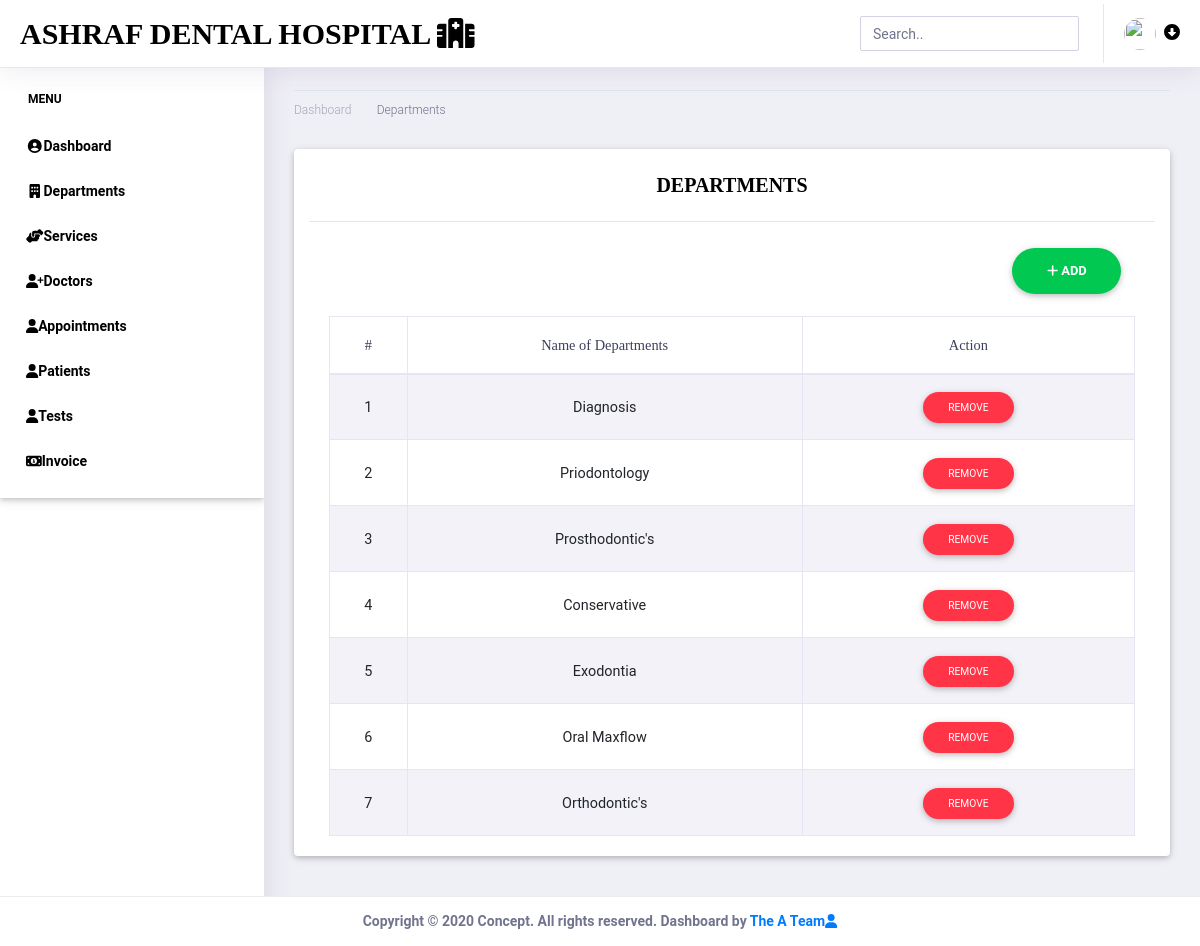
The app's page /department/ (signed in) with its own data.
### department_app/models.py (models this page shows, shortened)
class Department(models.Model):
    name = models.CharField(max_length=128)

### department_app/views.py (the view)
# urls.py: path('department/', include('department_app.urls')),
@login_required(login_url="/")
def department(request):
    d = Department.objects.all()
    serial = list()
    for i in range(1, len(d)+1):
        serial.append(i)
    foo = zip(d, serial)
    context = {'department': foo}
    return render(request, 'department.html',context)

### templates/department.html (shortened to what this page needs)
<!doctype html>
<html lang="en">
<head>
    <link rel="stylesheet" href="/static/assets/vendor/bootstrap/css/bootstrap.min.css">
    <link href="/static/assets/vendor/fonts/circular-std/style.css" rel="stylesheet">
    <link rel="stylesheet" href="/static/assets/libs/css/style.css">
    <link rel="stylesheet" href="/static/assets/vendor/fonts/fontawesome/css/fontawesome-all.css">
    <link rel="stylesheet" href="/static/assets/vendor/charts/chartist-bundle/chartist.css">
    <link rel="stylesheet" href="/static/assets/vendor/charts/morris-bundle/morris.css">
    <link rel="stylesheet" href="/static/assets/vendor/fonts/material-design-iconic-font/css/materialdesignicons.min.css">
    <link rel="stylesheet" href="/static/assets/vendor/charts/c3charts/c3.css">
    <link rel="stylesheet" href="/static/assets/vendor/fonts/flag-icon-css/flag-icon.min.css">
    <link rel="stylesheet" href="/static/assets/libs/css/mdb.min.css" >
    <link rel="stylesheet" href="/static/assets/libs/css/animate-3.7.0.css">
    <link rel="stylesheet" href="/static/assets/libs/css/owl-carousel.min.css">
    <link rel="stylesheet" href="/static/assets/libs/css/mdb.min.css">
    <link rel="stylesheet" href="/static/assets/libs/css/all.css">
</head>
<body>
    <div class="dashboard-main-wrapper">
        <div class="dashboard-header">
            <nav class="navbar navbar-expand-lg bg-white fixed-top">
                <a class="navbar-brand" href="{% url 'home' %}"><font class="font-weight-bold" color="black" style="font-family: 'Poor Richard',serif">Ashraf Dental Hospital <i class="fa fa-hospital-alt"></i></font></a>
                <div class="collapse navbar-collapse " id="navbarSupportedContent">
                    <ul class="navbar-nav ml-auto navbar-right-top">
                        <li class="nav-item">
                            <div id="custom-search" class="top-search-bar">
                                <input class="form-control" type="text" placeholder="Search..">
                            </div>
                        </li>
                        <form action="{% url 'logout'%}" method="post">
                        <li class="nav-item dropdown nav-user">
                            <a class="nav-link nav-user-img" href="#" id="navbarDropdownMenuLink2" data-toggle="dropdown" aria-haspopup="true" aria-expanded="false"><img src="/static/assets/images/admin.jpg" alt="" class="user-avatar-md rounded-circle"><i class="fas fa-arrow-alt-circle-down ml-2" style="color: black"></i></a>
                        </form>
                    </ul>
                </div>
            </nav>
        </div>
        <div class="nav-left-sidebar">
            <div class="menu-list">
                <nav class="navbar navbar-expand-lg navbar-light font-weight-bold">
                    <div class="collapse navbar-collapse" id="navbarNav">
                        <ul class="navbar-nav flex-column">
                           <li class="nav-divider">
                                <font class="font-weight-bold" color="black">Menu</font>
                            </li>
                            <li class="nav-item">
                                <a class="nav-link" href="{% url 'home' %}"><i class="fa fa-fw fa-user-circle"></i>Dashboard</a>
                            </li>
                            <li class="nav-item">
                                <a class="nav-link" href="{% url 'departments' %}" ><i class="fa fa-fw fa-building"></i>Departments</a>
                            </li>
                            <li class="nav-item">
                                <a class="nav-link" href="{% url 'services' %}"><i class="fas fa-fw fa-hands-helping"></i>Services</a>
                            </li>
                            <li class="nav-item ">
                                <a class="nav-link" href="{% url 'doctors' %}"><i class="fas fa-user-plus"></i>Doctors</a>
                            </li>
                            <li class="nav-item ">
                                <a class="nav-link" href="{% url 'seeappointment' %}"><i class="fas fa-user"></i>Appointments</a>
                            </li>
                            <li class="nav-item">
                                <a class="nav-link" href="{% url 'patients' %}" ><i class="fas fa-user"></i>Patients</a>
                            </li>
                            <li class="nav-item">
                                <a class="nav-link" href="{% url 'tests' %}" ><i class="fas fa-user"></i>Tests</a>
                            </li>
                            <li class="nav-item">
                                <a class="nav-link" href="{% url 'invoice' %}" ><i class="fas fa-money-bill-alt"></i>Invoice</a>
                            </li>
                        </ul>
                    </div>
                </nav>
            </div>
        </div>
        <div class="dashboard-wrapper">
            <div class="dashboard-ecommerce">
                <div class="container-fluid dashboard-content ">
                    <div class="row">
                        <div class="col-xl-12 col-lg-12 col-md-12 col-sm-12 col-12">
                            <div class="page-header">
                                <div class="page-breadcrumb">
                                    <nav aria-label="breadcrumb">
                                        <ol class="breadcrumb">
                                            <li class="breadcrumb-item"><a href="{% url 'home' %}" class="breadcrumb-link">Dashboard</a></li>
                                            <li class="breadcrumb-item active" aria-current="page">Departments</li>
                                        </ol>
                                    </nav>
                                </div>
                            </div>
                        </div>
                    </div>
            <section class="contact-section area-padding">
                <div class="container card">
                  <h3 class="card-header text-center font-weight-bold text-uppercase py-4"><font color="black">Departments</font></h3>
                  <div class="card-body">
                    <div id="table" class="table-editable">
                      <span class="table-add float-right mb-3 mr-2"><a href="" class="btn btn-success btn-rounded font-weight-bold" data-toggle="modal" data-target="#orangeModalSubscription"><i class="fas fa-plus"></i> ADD</a>
                      </span>
                      <table class="table table-bordered table-responsive-md table-striped text-center auto-index">
                        <thead>
                          <tr>
                            <th class="text-center" color="black">#</th>
                            <th class="text-center" color="black">Name of Departments</th>
                            <th class="text-center" color="black">Action</th>
                          </tr>
                        </thead>
                        <tbody>
                           {% for val, s in department %}
                             <tr>
                                <td class="pt-3-half"  color="black">{{ s }}</td>
                                <td class="pt-3-half"  color="black">{{ val.name }}</td>
                                <td>
                                  <span class="table-remove">
                                     <a href="{% url 'remove-department' val.id %}"><button type="button" class="btn btn-danger btn-rounded btn-sm my-0">Remove</button></a>
                                  </span>
                                </td>
                              </tr>
                           {% endfor %}
                        </tbody>
                      </table>
                    </div>
                  </div>
                </div>
            </section>
           <section class="contact-section area-padding">
             <div class="footer fixed-bottom">
                <div class="container-fluid d-flex justify-content-center">
                    <div class="row">
                        <div class="font-weight-bold text-center">
                                Copyright © 2020 Concept. All rights reserved. Dashboard by <a href="#"> The A Team<i class="fas fa-user"></i></a>
                        </div>
                    </div>
                </div>
            </div>
           </section>
        </div>
    </div>
        </div>
    </div>
</body>
</html>

### records on screen
Department: s "1", name "Diagnosis"
Department: s "2", name "Priodontology"
Department: s "3", name "Prosthodontic's"
Department: s "4", name "Conservative"
Department: s "5", name "Exodontia"
Department: s "6", name "Oral Maxflow"
Department: s "7", name "Orthodontic's"
